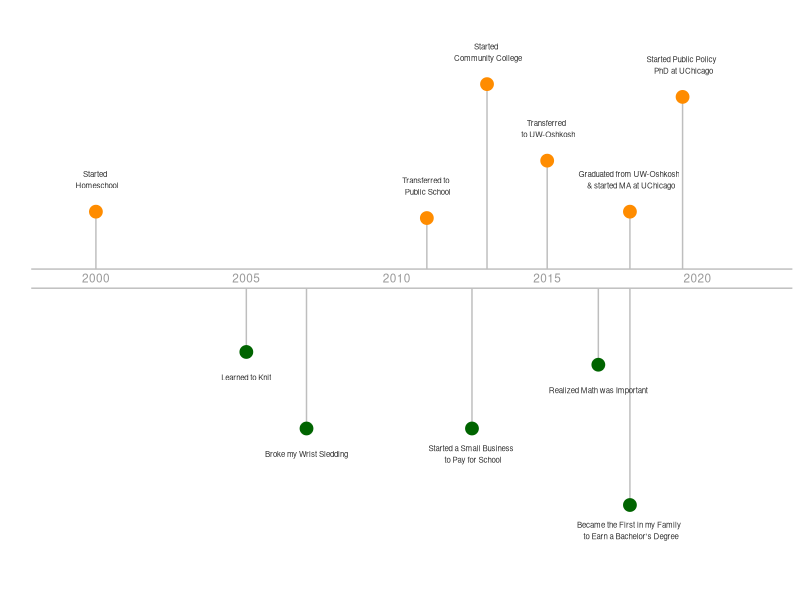

The R script that drew this image:
## ---- chunk 1
# Libraries
library(ggplot2)
library(magrittr)

# Create data
data <- data.frame(
  x=c(2000, 2005 ,2007,
      2011, 2012.5,
      2013, 2015,
      2016.7, 2017.75, 
      2017.75, 2019.5),
  y=c(0.1, -0.4, -1,
      0.05, -1,
      1.1, 0.5,
       -0.5, -1.6,
      0.1, 1),
  text = c("Started \n Homeschool", "Learned to Knit", "Broke my Wrist Sledding",
"Transferred to \n Public School", "Started a Small Business \n to Pay for School", 
"Started \n Community College", "Transferred \n to UW-Oshkosh",
"Realized Math was Important", "Became the First in my Family \n to Earn a Bachelor's Degree", 
"Graduated from UW-Oshkosh \n & started MA at UChicago", "Started Public Policy \n PhD at UChicago")
)

data$color <- ifelse(data$y>0,"academic","personal") %>% as.factor()
data$start <- ifelse(data$y>0,0.15,0) %>% as.numeric()
data$y <- ifelse(data$y>0,data$y + 0.5, data$y - 0.1) %>% as.numeric()
data$shift <- ifelse(data$y>0,data$y+0.25,data$y-0.2) %>% as.numeric()

# Change baseline
ggplot(data, aes(x=x, y=y)) +
  geom_segment(aes(x=x, xend=x, y=start, yend=y), color="grey") +
  geom_point(aes(color=color), size=4) +
  theme_light() +
  geom_hline(yintercept = 0, size = 0.5, color = "grey") + 
  geom_hline(yintercept = 0.15, size = 0.5, color = "grey") + 
  theme(
    panel.grid = element_blank(),
    panel.border = element_blank(),
    axis.ticks.x = element_blank(),
    axis.ticks.y = element_blank(),
    axis.text.y = element_blank(),
    axis.text.x = element_blank(),
    legend.position = "none"
  ) +
  scale_color_manual(values=c("darkorange", "darkgreen")) + 
  xlab("") +
  ylab("") +
  ylim(-2,2) + 
  xlim(1999,2022) + 
  geom_text(aes(label = text, y=shift), size = 2, color="grey20") +
  annotate("text", x = 2000, y = 0.08, label = "2000", color="grey60", size=3) + 
    annotate("text", x = 2005, y = 0.08, label = "2005", color="grey60", size=3) + 
    annotate("text", x = 2010, y = 0.08, label = "2010", color="grey60", size=3) + 
    annotate("text", x = 2015, y = 0.08, label = "2015", color="grey60", size=3) + 
    annotate("text", x = 2020, y = 0.08, label = "2020", color="grey60", size=3) 
